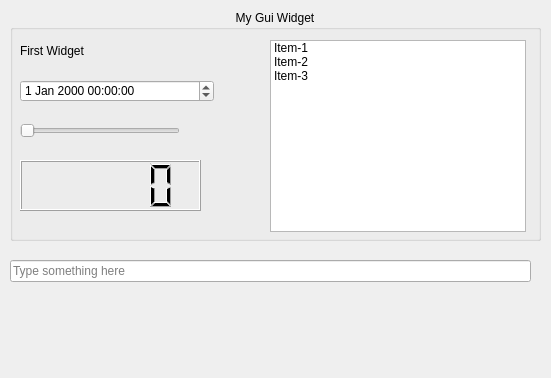
<?xml version="1.0" encoding="UTF-8"?>
<ui version="4.0">
 <class>DialogMain</class>
 <widget class="QDialog" name="DialogMain">
  <property name="geometry">
   <rect>
    <x>0</x>
    <y>0</y>
    <width>551</width>
    <height>378</height>
   </rect>
  </property>
  <property name="windowTitle">
   <string>My GUI</string>
  </property>
  <widget class="QGroupBox" name="grbDialog">
   <property name="enabled">
    <bool>true</bool>
   </property>
   <property name="geometry">
    <rect>
     <x>10</x>
     <y>10</y>
     <width>531</width>
     <height>231</height>
    </rect>
   </property>
   <property name="title">
    <string>My Gui Widget</string>
   </property>
   <property name="alignment">
    <set>Qt::AlignHCenter|Qt::AlignTop</set>
   </property>
   <property name="checkable">
    <bool>false</bool>
   </property>
   <property name="checked">
    <bool>false</bool>
   </property>
   <widget class="QLabel" name="lbl1">
    <property name="geometry">
     <rect>
      <x>10</x>
      <y>30</y>
      <width>101</width>
      <height>21</height>
     </rect>
    </property>
    <property name="text">
     <string>First Widget</string>
    </property>
   </widget>
   <widget class="QDateTimeEdit" name="dateTimeEdit">
    <property name="geometry">
     <rect>
      <x>10</x>
      <y>70</y>
      <width>194</width>
      <height>22</height>
     </rect>
    </property>
    <property name="wrapping">
     <bool>true</bool>
    </property>
   </widget>
   <widget class="QSlider" name="horizontalSlider">
    <property name="geometry">
     <rect>
      <x>10</x>
      <y>110</y>
      <width>160</width>
      <height>22</height>
     </rect>
    </property>
    <property name="maximum">
     <number>999</number>
    </property>
    <property name="orientation">
     <enum>Qt::Horizontal</enum>
    </property>
   </widget>
   <widget class="QListWidget" name="listWidget">
    <property name="geometry">
     <rect>
      <x>260</x>
      <y>30</y>
      <width>256</width>
      <height>192</height>
     </rect>
    </property>
    <item>
     <property name="text">
      <string>Item-1</string>
     </property>
    </item>
    <item>
     <property name="text">
      <string>Item-2</string>
     </property>
    </item>
    <item>
     <property name="text">
      <string>Item-3</string>
     </property>
    </item>
   </widget>
   <widget class="QLCDNumber" name="lcdNumber">
    <property name="geometry">
     <rect>
      <x>10</x>
      <y>150</y>
      <width>181</width>
      <height>51</height>
     </rect>
    </property>
   </widget>
  </widget>
  <widget class="QLineEdit" name="lineEdit">
   <property name="geometry">
    <rect>
     <x>10</x>
     <y>260</y>
     <width>521</width>
     <height>22</height>
    </rect>
   </property>
   <property name="placeholderText">
    <string>Type something here</string>
   </property>
  </widget>
  <widget class="QLabel" name="label">
   <property name="geometry">
    <rect>
     <x>20</x>
     <y>310</y>
     <width>431</width>
     <height>41</height>
    </rect>
   </property>
   <property name="font">
    <font>
     <pointsize>16</pointsize>
     <weight>75</weight>
     <bold>true</bold>
    </font>
   </property>
   <property name="text">
    <string/>
   </property>
   <property name="alignment">
    <set>Qt::AlignCenter</set>
   </property>
  </widget>
 </widget>
 <resources/>
 <connections>
  <connection>
   <sender>horizontalSlider</sender>
   <signal>valueChanged(int)</signal>
   <receiver>lcdNumber</receiver>
   <slot>display(int)</slot>
   <hints>
    <hint type="sourcelabel">
     <x>99</x>
     <y>130</y>
    </hint>
    <hint type="destinationlabel">
     <x>110</x>
     <y>185</y>
    </hint>
   </hints>
  </connection>
  <connection>
   <sender>lineEdit</sender>
   <signal>textChanged(QString)</signal>
   <receiver>label</receiver>
   <slot>setText(QString)</slot>
   <hints>
    <hint type="sourcelabel">
     <x>251</x>
     <y>271</y>
    </hint>
    <hint type="destinationlabel">
     <x>251</x>
     <y>323</y>
    </hint>
   </hints>
  </connection>
 </connections>
</ui>
